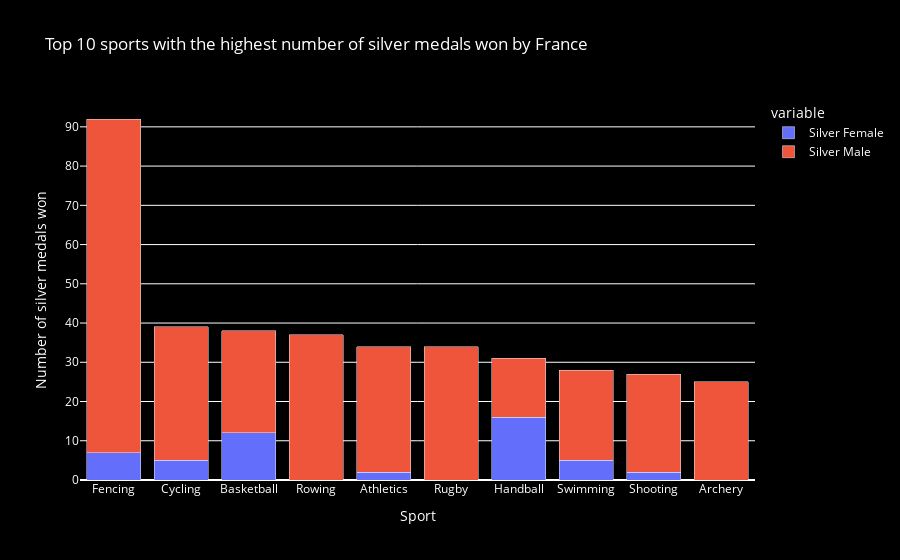

The cell this chart's notebook holds for it:
### Code cell
top_10_sports_silver = medal_counts.nlargest(10, 'Silver')
top_10_sports_silver_plot = px.bar(top_10_sports_silver, x=top_10_sports_silver.index, y=['Silver Female', 'Silver Male'], title='Top 10 sports with the highest number of silver medals won by France', barmode='stack')
top_10_sports_silver_plot.update_layout(
    paper_bgcolor="black",
    plot_bgcolor="black",
    font_color="white",
    yaxis_title="Number of silver medals won"
)
top_10_sports_silver_plot.show()

### Figure 1 — Plotly figure (JSON) as saved in the notebook; plotly's stock layout.template omitted (floating-point values rounded to 4 significant figures)
{"data": [{"alignmentgroup": "True", "hovertemplate": "variable=Silver Female<br>Sport=%{x}<br>value=%{y}<extra></extra>", "legendgroup": "Silver Female", "marker": {"color": "#636efa", "pattern": {"shape": ""}}, "name": "Silver Female", "offsetgroup": "Silver Female", "orientation": "v", "showlegend": true, "textposition": "auto", "type": "bar", "x": ["Fencing", "Cycling", "Basketball", "Rowing", "Athletics", "Rugby", "Handball", "Swimming", "Shooting", "Archery"], "xaxis": "x", "y": [7, 5, 12, 0, 2, 0, 16, 5, 2, 0], "yaxis": "y"}, {"alignmentgroup": "True", "hovertemplate": "variable=Silver Male<br>Sport=%{x}<br>value=%{y}<extra></extra>", "legendgroup": "Silver Male", "marker": {"color": "#EF553B", "pattern": {"shape": ""}}, "name": "Silver Male", "offsetgroup": "Silver Male", "orientation": "v", "showlegend": true, "textposition": "auto", "type": "bar", "x": ["Fencing", "Cycling", "Basketball", "Rowing", "Athletics", "Rugby", "Handball", "Swimming", "Shooting", "Archery"], "xaxis": "x", "y": [85, 34, 26, 37, 32, 34, 15, 23, 25, 25], "yaxis": "y"}], "layout": {"barmode": "stack", "font": {"color": "white"}, "legend": {"title": {"text": "variable"}, "tracegroupgap": 0}, "paper_bgcolor": "black", "plot_bgcolor": "black", "title": {"text": "Top 10 sports with the highest number of silver medals won by France"}, "xaxis": {"anchor": "y", "domain": [0, 1], "title": {"text": "Sport"}}, "yaxis": {"anchor": "x", "domain": [0, 1], "title": {"text": "Number of silver medals won"}}}}
